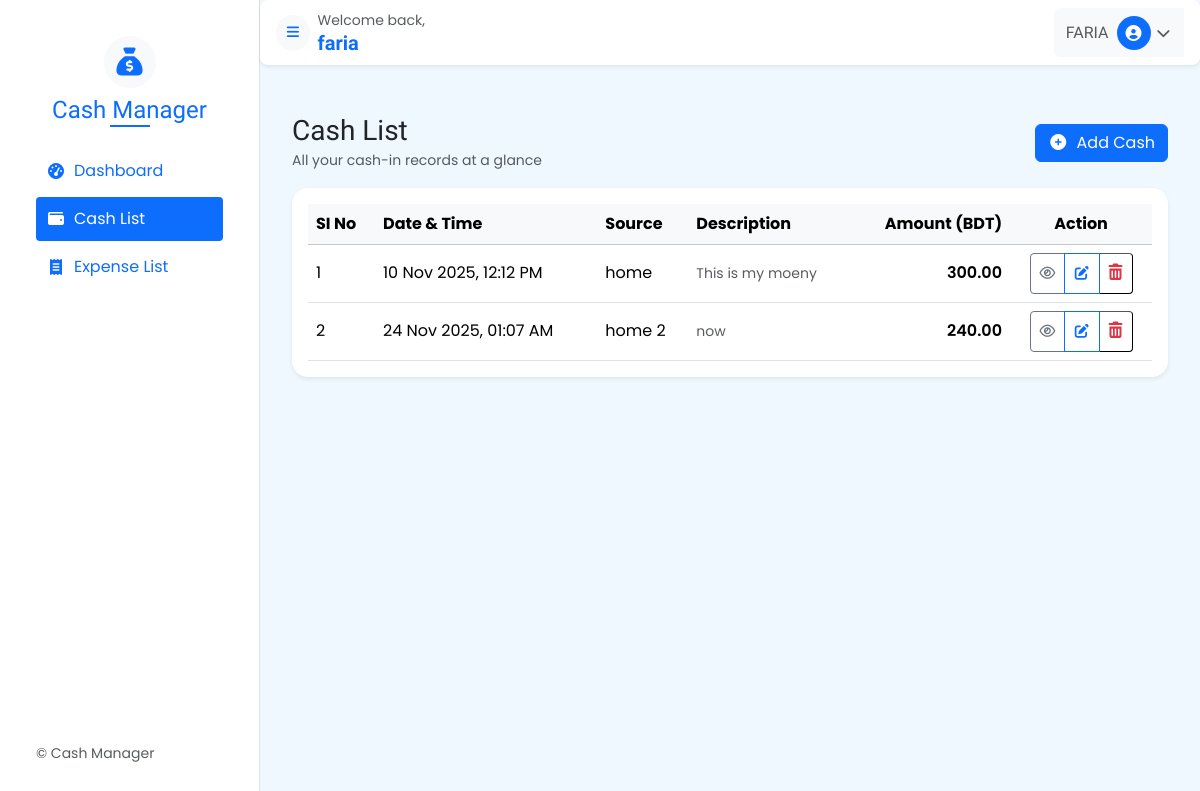
The app's page /cash/list/ (signed in) with its own data.
### ManageCash/models.py (models this page shows, shortened)
class TransactionBase(models.Model):
    user = models.ForeignKey(settings.AUTH_USER_MODEL, on_delete=models.CASCADE)
    datetime = models.DateTimeField(blank=True, null=True)
    amount = models.DecimalField(max_digits=10, decimal_places=2)
    description = models.TextField(blank=True, null=True)
    class Meta:
        abstract = True

class AddCash(TransactionBase):
    source = models.CharField(max_length=200, blank=True, null=True)

### ManageCash/views.py (the view)
# urls.py: path("cash/list/", cash_list_view, name="cash_list"),
@login_required
def cash_list_view(request):
    cash_data = AddCash.objects.filter(user=request.user)
    context = {"cash_data": cash_data}
    return render(request, "pages/cash-list.html", context)

### ManageCash/context_processors.py (called while the page is built)
def site_info(request):
    return {
        "SITE_NAME": "Personal Cash Manager",
        "SITE_DESCRIPTION": "A simple app to track personal income and expenses.",
        "SUPPORT_EMAIL": "support@example.com",
        "COMPANY_NAME": "Your Company",
        "APP_VERSION": "1.0.0",
    }

### ManageCash/templates/pages/cash-list.html (shortened to what this page needs)
{% extends 'base.html' %}
{% load crispy_forms_tags %}
{% block content %}
  <div class="container-fluid py-4">
    <div class="row justify-content-center">
      <div class="col-12">
        <div class="d-flex justify-content-between align-items-center mb-3">
          <div>
            <h3 class="mb-0">Cash List</h3>
            <small class="text-muted">All your cash-in records at a glance</small>
          </div>
          <div>
            <a href="{% url 'add_cash' %}" class="btn btn-primary"><i class="fa-solid fa-circle-plus me-1"></i> Add Cash</a>
          </div>
        </div>
        <div class="card shadow-sm border-0 rounded-4">
          <div class="card-body">
            {% if cash_data %}
              <div class="table-responsive">
                <table class="table table-hover align-middle mb-0">
                  <thead class="table-light">
                    <tr>
                      <th scope="col">SI No</th>
                      <th scope="col">Date &amp; Time</th>
                      <th scope="col">Source</th>
                      <th scope="col">Description</th>
                      <th scope="col" class="text-end">Amount (BDT)</th>
                      <th scope="col" class="text-center">Action</th>
                    </tr>
                  </thead>
                  <tbody>
                    {% for cash in cash_data %}
                      <tr>
                        <td>{{ forloop.counter }}</td>
                        <td>{{ cash.datetime|date:'d M Y, h:i A' }}</td>
                        <td>{{ cash.source }}</td>
                        <td class="text-muted small">{{ cash.description|default:'—' }}</td>
                        <td class="text-end fw-semibold">{{ cash.amount|floatformat:2 }}</td>
                        <td class="text-center">
                          <div class="btn-group btn-group-sm" role="group">
                            <button class="btn btn-sm btn-outline-secondary" data-bs-toggle="modal" data-bs-target="#cashModal{{ cash.id }}"><i class="fa-regular fa-eye"></i></button>
                            <a href="{% url 'cash_update' cash.id %}" class="btn btn-outline-primary d-flex align-items-center" title="Edit"><i class="fa-solid fa-pen-to-square"></i></a>
                            <span class="d-inline-block">
                              <form class="form btn-outline-danger" action="{% url 'cash_delete' cash.id %}" method="POST">
                                <button onclick="return confirm('Are you sure you want to delete this cash record?');" class="bth btn-danger text-danger btn-link border-1 bg-transparent del_button_custom" type="submit"><i class="fa-solid fa-trash-can"></i></button>
                              </form>
                            </span>
                          </div>
                        </td>
                      </tr>
                    {% endfor %}
                  </tbody>
                </table>
              </div>
            {% endif %}
          </div>
        </div>
      </div>
    </div>
  </div>
{% endblock %}

### ManageCash/templates/include/topbar.html (shortened to what this page needs)
<div class="top-bar-wrap d-flex justify-content-between align-items-center bg-white shadow-sm rounded-3 px-3 py-2 mb-3">
  <div class="top-left d-flex align-items-center">
    <button class="btn btn-light btn-sm rounded-circle border-0 me-2" id="sidebarToggle">
      <i class="fa-solid fa-bars text-primary"></i>
    </button>
    <div class="d-flex flex-column">
      <span class="text-muted small">Welcome back,</span>
      <h5 class="m-0 text-primary fw-semibold">
        {{ user.get_full_name|default:user.username }}
      </h5>
    </div>
  </div>
  <div class="top-right">
    <div class="btn-group">
      <button type="button"
              class="btn btn-light d-flex align-items-center border-0"
              data-bs-toggle="dropdown"
              aria-expanded="false">
        <span class="me-2 text-muted d-none d-sm-inline">
          {{ user.username }}
        </span>
        <span class="rounded-circle bg-primary text-white d-inline-flex align-items-center justify-content-center me-1"
              style="width: 34px; height: 34px;">
          <i class="fa-solid fa-circle-user"></i>
        </span>
        <i class="fa-solid fa-chevron-down small text-muted d-none d-sm-inline"></i>
      </button>
    </div>
  </div>
</div>

### hasan_wadp_19_ManageCash/static/sidebar.css (style rules this page uses)
.top-bar-wrap { width: calc(100vw - 260px); position: fixed; top: 0; left: 260px; background-color: #fff; padding: 8px 15px; z-index: 99; }

### hasan_wadp_19_ManageCash/static/main.css (style rules this page uses)
body { background-color: aliceblue; font-family: "Poppins", sans-serif; }
h1, h2, h3, h4, h5, h6 { font-family: "Marcellus", serif !important; }
button { font-family: "Marcellus", serif !important; text-transform: uppercase; padding-top: 7.5px !important; padding-bottom: 7.5px !important; }
.top-bar-wrap { min-height: 56px; }
button.del_button_custom { border-left-width: 0 !important; border-top-right-radius: 0.25rem !important; border-bottom-right-radius :0.25rem !important; transition: all .1s linear !important; }

### records on screen
AddCash: datetime "10 Nov 2025, 12:12 PM", source "home", description "This is my moeny", amount "300.00"
AddCash: datetime "24 Nov 2025, 01:07 AM", source "home 2", description "now", amount "240.00"

### other values on screen
{{ user.get_full_name|default:user.username }} "faria"
{{ user.username }} "FARIA"
